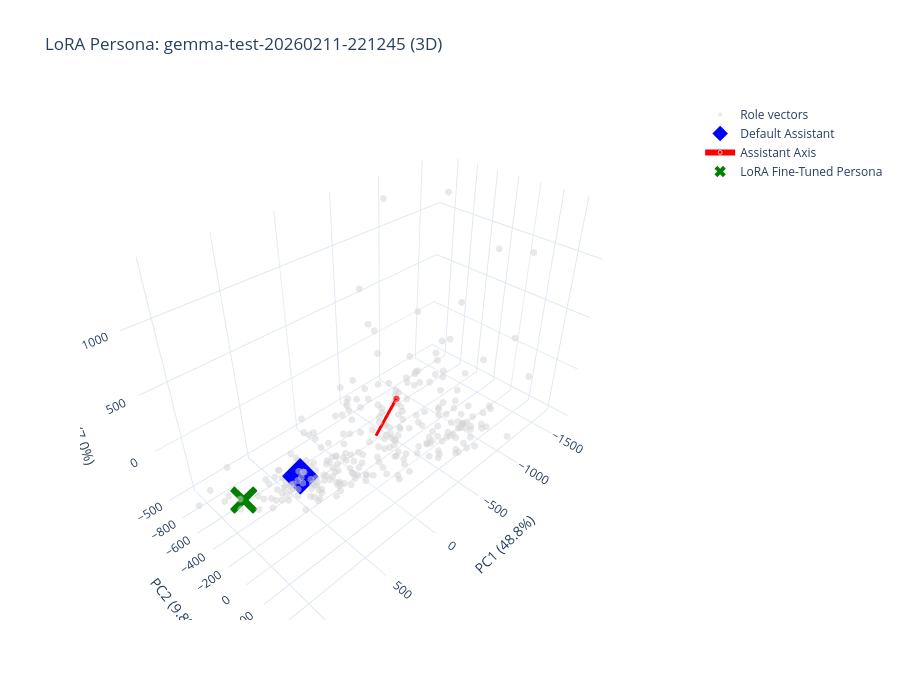

This figure's notebook cell:
### Code cell
# 3D Plot
fig_lora_3d = plot_3d_landscape(
    pca_result=pca_result,
    role_labels=role_labels,
    variance_explained=variance_explained,
    default_pc=default_pc,
    assistant_axis_pc=assistant_axis_pc,
    test_vectors=lora_test_vectors,
    title=f"LoRA Persona: {vector_data['checkpoint']} (3D)"
)

fig_lora_3d.show()

### Figure 1 — Plotly figure (JSON) as saved in the notebook; plotly's stock layout.template omitted (floating-point values rounded to 4 significant figures; data arrays with more than 128 entries replaced by an {"elided": "..."} marker saying what was removed)
{"data": [{"hovertemplate": "<b>%{text}</b><br>PC1: %{x:.2f}<br>PC2: %{y:.2f}<br>PC3: %{z:.2f}<extra></extra>", "marker": {"color": "lightgray", "opacity": 0.5, "size": 4}, "mode": "markers", "name": "Role vectors", "text": {"elided": "275 str values"}, "type": "scatter3d", "x": {"elided": "275 float values"}, "y": {"elided": "275 float values"}, "z": {"elided": "275 float values"}}, {"hovertemplate": "<b>%{text}</b><br>PC1: %{x:.2f}<br>PC2: %{y:.2f}<br>PC3: %{z:.2f}<extra></extra>", "marker": {"color": "blue", "size": 12, "symbol": "diamond"}, "mode": "markers", "name": "Default Assistant", "text": ["Default Assistant"], "type": "scatter3d", "x": [674.3], "y": [-21.29], "z": [65.78]}, {"hovertemplate": "<b>Assistant Axis</b><extra></extra>", "line": {"color": "red", "width": 6}, "marker": {"color": "red", "size": [0, 8]}, "mode": "lines+markers", "name": "Assistant Axis", "text": ["", "Assistant Axis"], "type": "scatter3d", "x": [0, -443.6], "y": [0, -224.0], "z": [0, -37.86]}, {"hovertemplate": "<b>%{text}</b><br>PC1: %{x:.2f}<br>PC2: %{y:.2f}<br>PC3: %{z:.2f}<extra></extra>", "marker": {"color": "green", "size": 10, "symbol": "x"}, "mode": "markers", "name": "LoRA Fine-Tuned Persona", "text": ["LoRA Fine-Tuned Persona"], "type": "scatter3d", "x": [943.7], "y": [-321.8], "z": [-183.3]}], "layout": {"height": 700, "scene": {"xaxis": {"title": {"text": "PC1 (48.8%)"}}, "yaxis": {"title": {"text": "PC2 (9.8%)"}}, "zaxis": {"title": {"text": "PC3 (7.0%)"}}}, "title": {"text": "LoRA Persona: gemma-test-20260211-221245 (3D)"}, "width": 900}}
